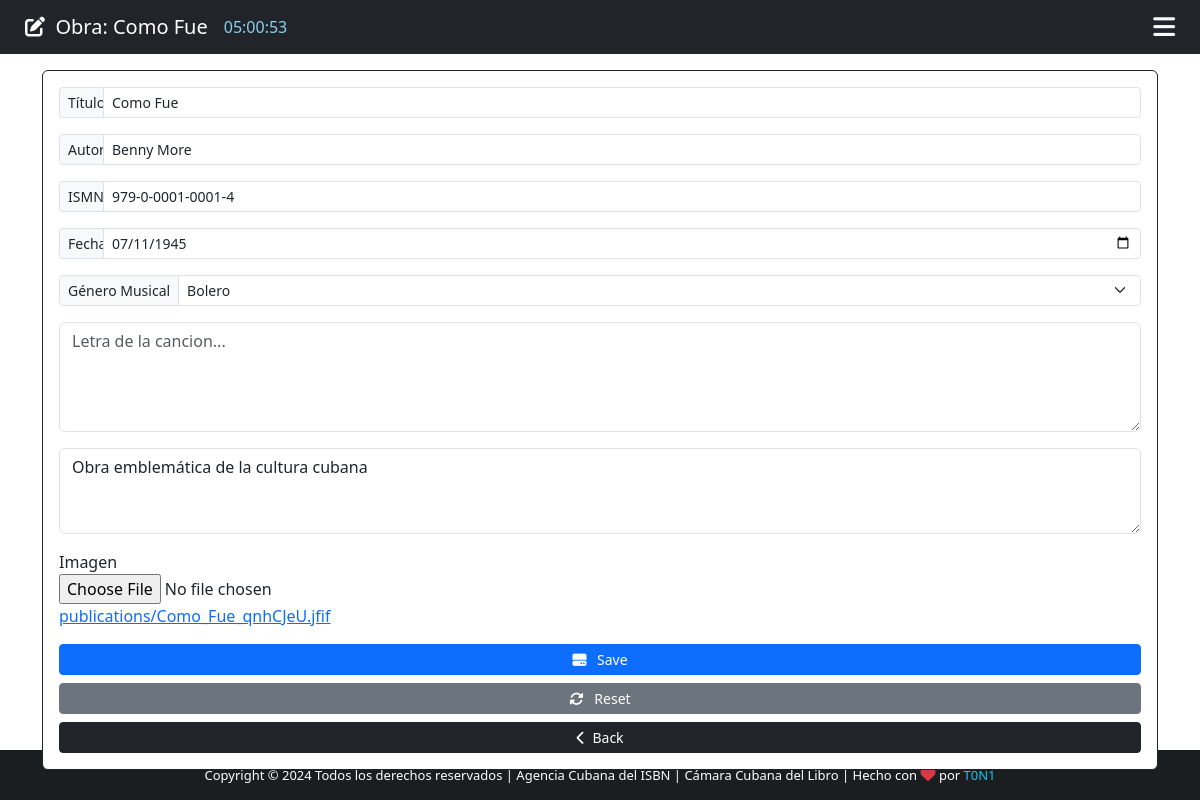
The app's page /musical_publication/1 (signed in) with its own data.
### App/models.py (models this page shows, shortened)
class Musical_Publication(models.Model):
    BOLERO_GENDER = 'Bolero'
    POPULAR_BAILABLE_GENDER = 'Popular Bailable'
    MAMBO_GENDER = 'Mambo'
    CHACHACHA_GENDER = 'Chachacha'
    RUMBA_GENDER = 'Rumba'
    DANZON_GENDER = 'Danzón'
    MUSICAL_GENDER = [
        (BOLERO_GENDER, "BL"),
        (POPULAR_BAILABLE_GENDER, "PB"),
        (MAMBO_GENDER, "MB"),
        (CHACHACHA_GENDER, "CH"),
        (RUMBA_GENDER, "RB"),
        (DANZON_GENDER, "DZ"),
    ]
    id = models.IntegerField(primary_key=True)
    name = models.CharField(max_length=50)
    autor = models.CharField(max_length=100)
    editor = models.ForeignKey(Editor, on_delete=models.SET_NULL, null=True, blank=True)
    prefijo = models.OneToOneField(Prefijo, on_delete=models.PROTECT)
    ismn = models.CharField(max_length=20, unique=True)
    letra = models.FileField(upload_to="publications/letters")
    description = models.TextField(blank=True)
    imagen = models.ImageField(upload_to="publications", null=True, default="default.jpg")
    date_time = models.DateField()
    created_at = models.DateTimeField(auto_now_add=True)
    gender = models.CharField(max_length=100, null=True, choices=MUSICAL_GENDER)
    class Meta:
        verbose_name_plural = "publicaciones"

### App/views.py (the view)
# urls.py: path('musical_publication/<str:musical_publication_id>', views.musical_publication, name="edit_musical_publication"),
@cache_control(no_cache=True, must_revalidate=True, no_store=True)
@login_required(login_url="login")
def musical_publication(request, musical_publication_id):
    musical_publication = Musical_Publication.objects.get(id=musical_publication_id)
    if musical_publication:
        return render(request, "edit_publication.html", {"musical_publication": musical_publication})

### App/templates/edit_publication.html (shortened to what this page needs)
{% extends 'add_publication.html' %}
{% block navbar-content %}
    <i class="fas fa-edit"></i>&nbsp;&nbsp;Obra: {{ musical_publication.name }}
{% endblock navbar-content %}
{% block Action %} action="/edit_musical_publication/" {% endblock Action %}
{% block Value-name %} value = "{{ musical_publication.name }}" {% endblock Value-name %}
{% block Value-autor %} value = "{{ musical_publication.autor }}" {% endblock Value-autor %}
{% block Value-ismn %} value = "{{ musical_publication.ismn }}" {% endblock Value-ismn %}
{% block Value-date_time  %}{{ musical_publication.date_time | date:"Y-m-d" }}{% endblock Value-date_time %}
{% block Value-imagen %} <a href="/media/{{ musical_publication.imagen.name }}">{{ musical_publication.imagen.name }}</a>{% endblock Value-imagen %}
{% block option %} <option style="background-color: #d3d3d3; color: #0a6ebd; font-weight: bold"> {{ musical_publication.gender }} {% endblock %}
{% block Value-description %}{{ musical_publication.description }}{% endblock Value-description %}
{% block Btn-content %} <i class="fas fa-hdd">&nbsp;&nbsp;</i> Save {% endblock Btn-content %}
{% block Btn-reset %}
    <button type="reset" class="btn btn-secondary btn-sm"><i class="fas fa-sync-alt"></i>&nbsp;&nbsp; Reset</button>
 {% endblock Btn-reset %}

### App/templates/add_publication.html (shortened to what this page needs)
{% extends 'base.html' %}
{% block time %}
    <div class="col-sm">
        <span style="color: #89cff0; align-content: center" id="clock"></span>
    </div>
{% endblock time %}
{% block content %}
    <div class="container">
        <div class="row">
            <div class="col-md-12">
                <form {% block Action %} {% endblock Action %} method="POST" enctype="multipart/form-data" class="card p-3 border-dark mt-3">
                    <div class="input-group input-group-sm mb-3">
                        <span class="input-group-text side-label-form">Título</span>
                        <input type="text" class="form-control" maxlength="40" name="name" id="name" placeholder="Título de la obra" required {% block Value-name %}{% endblock Value-name %}>
                    </div>
                    <div class="input-group input-group-sm mb-3">
                        <span class="input-group-text side-label-form">Autor</span>
                        <input type="text" class="form-control" name="autor" id="autor" placeholder="Autor de la publicación" required {% block Value-autor %}{% endblock Value-autor %}>
                    </div>
                    <div class="input-group input-group-sm mb-3">
                        <span class="input-group-text side-label-form">ISMN</span>
                        <input type="text" class="form-control" maxlength="20" name="ismn" id="ismn" placeholder="International standart music number" required {% block Value-ismn %}{% endblock Value-ismn %}>
                    </div>
                    <div class="input-group input-group-sm mb-3">
                        <span class="input-group-text side-label-form">Fecha</span>
                        <input type="date" class="form-control" maxlength="20" name="date_time" id="date_time" placeholder="Fecha de creación de la obra" required value="{% block Value-date_time %}{% endblock Value-date_time %}">
                    </div>
                    <div class="input-group input-group-sm mb-3">
                        <label class="input-group-text ">Género Musical</label>
                        <select class="form-select" name="gender" id="gender" required>
                            {% block option %}{% endblock %}
                            <option disabled></option>
                        </select>
                    </div>
                    <div class="form-group mb-3">
                      <textarea class="form-control text-sm" name="letter_contain" maxlength="1000" id="letter_contain" rows="4" cols="6" placeholder="Letra de la cancion...">{% block Value-letter %}{% endblock Value-letter %}</textarea>
                    </div>
                    <div class="form-group mb-3">
                      <textarea class="form-control text-sm" name="description" maxlength="1000" id="letter_contain" rows="3" cols="5" placeholder="Descripcion de la obra es opcional...">{% block Value-description %}{% endblock Value-description %}</textarea>
                    </div>
                    <div id="div_id_imagen" class="form-group">
                        <label for="id_imagen">Imagen</label>
                        <div><input type="file" name="imagen" id="id_imagen" accept="image/*" class="clearable-file-input form-control-file"></div>{% block Value-imagen %}{% endblock Value-imagen%}
                    </div>
                    <div class="d-grid gap-2 mt-3">
                        <button type="submit" class="btn btn-primary btn-sm">
                            {% block Btn-content %} <i class="fas fa-plus">&nbsp;&nbsp;</i>Add {% endblock Btn-content %}
                        </button>
                        {% block Btn-reset %} {% endblock Btn-reset %}
                        <a href="{% url 'backend_editores' %}" class="btn btn-dark btn-sm"><i class="fas fa-chevron-left"></i>&nbsp;&nbsp;Back</a>
                    </div>
                </form>
            </div>
        </div>
    </div>
{% endblock content %}

### App/static/css/style.css (style rules this page uses)
html, body { height: 100%; margin: 0; max-width: 100%; overflow: hidden; }
.side-label-form { width: 45px; }

### records on screen
Musical_Publication: name "Como Fue", autor "Benny More", ismn "979-0-0001-0001-4", date_time "07/11/1945", gender "Bolero", description "Obra emblemática de la cultura cubana", imagen.name "publications/Como_Fue_qnhCJeU.jfif"
